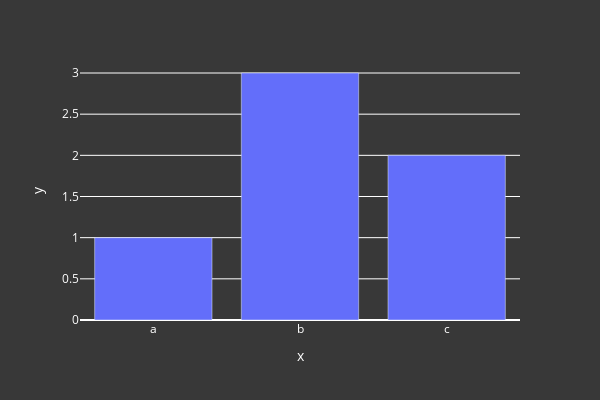

Notebook code for this chart:
### Code cell
import plotly.express as px
fig = px.bar(x=["a", "b", "c"], y=[1, 3, 2], width=600, height=400)
fig.update_layout(**layout_options) # unpacking arguments using ** operator
fig.show()

### Figure 1 — Plotly figure (JSON) as saved in the notebook; plotly's stock layout.template omitted (floating-point values rounded to 4 significant figures)
{"data": [{"alignmentgroup": "True", "hovertemplate": "x=%{x}<br>y=%{y}<extra></extra>", "legendgroup": "", "marker": {"color": "#636efa", "pattern": {"shape": ""}}, "name": "", "offsetgroup": "", "orientation": "v", "showlegend": false, "textposition": "auto", "type": "bar", "x": ["a", "b", "c"], "xaxis": "x", "y": [1, 3, 2], "yaxis": "y"}], "layout": {"barmode": "relative", "height": 400, "legend": {"font": {"color": "white"}, "tracegroupgap": 0}, "margin": {"t": 60}, "paper_bgcolor": "#383838", "plot_bgcolor": "#383838", "title": {"font": {"color": "white"}}, "width": 600, "xaxis": {"anchor": "y", "color": "white", "domain": [0, 1], "title": {"text": "x"}}, "yaxis": {"anchor": "x", "color": "white", "domain": [0, 1], "title": {"text": "y"}}}}
